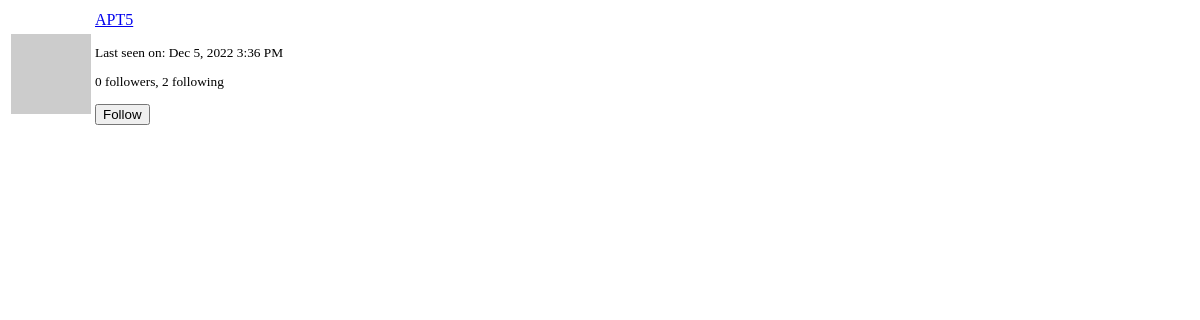
/user/APT5/popup (signed in), run on an earlier commit of the app's database.
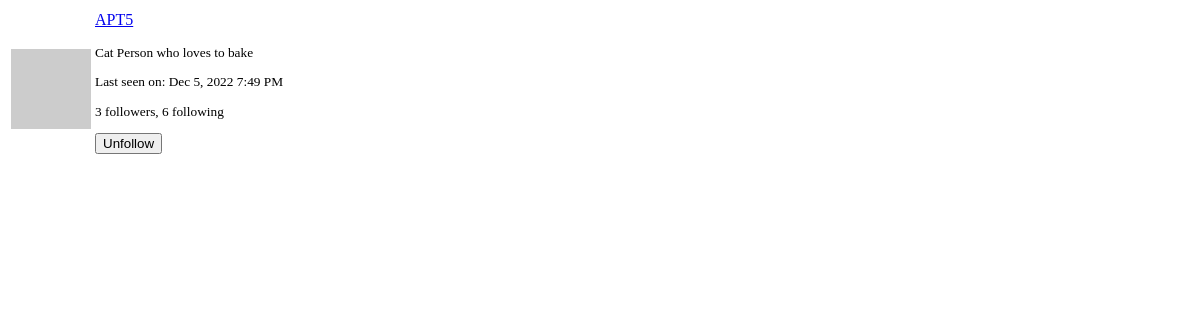
And on a later commit of the database.
### app/models.py (models this page shows, shortened)
class User(UserMixin, db.Model):
    id = db.Column(db.Integer, primary_key=True)
    username = db.Column(db.String(64), index=True, unique=True)
    email = db.Column(db.String(120), index=True, unique=True)
    password_hash = db.Column(db.String(128))
    posts = db.relationship('Post', backref='author', lazy='dynamic')
    about_me = db.Column(db.String(140))
    last_seen = db.Column(db.DateTime, default=datetime.utcnow)
    followed = db.relationship(
        'User', secondary=followers,
        primaryjoin=(followers.c.follower_id == id),
        secondaryjoin=(followers.c.followed_id == id),
        backref=db.backref('followers', lazy='dynamic'), lazy='dynamic')
    messages_sent = db.relationship('Message',
                                    foreign_keys='Message.sender_id',
                                    backref='author', lazy='dynamic')
    messages_received = db.relationship('Message',
                                        foreign_keys='Message.recipient_id',
                                        backref='recipient', lazy='dynamic')
    last_message_read_time = db.Column(db.DateTime)
    notifications = db.relationship('Notification', backref='user',
                                    lazy='dynamic')
    tasks = db.relationship('Task', backref='user', lazy='dynamic')
    def avatar(self, size):
        digest = md5(self.email.lower().encode('utf-8')).hexdigest()
        return 'https://www.gravatar.com/avatar/{}?d=identicon&s={}'.format(
            digest, size)
    def is_following(self, user):
        return self.followed.filter(
            followers.c.followed_id == user.id).count() > 0

### app/main/routes.py (the view)
@bp.route('/user/<username>/popup')
@login_required
def user_popup(username):
    user = User.query.filter_by(username=username).first_or_404()
    form = EmptyForm()
    return render_template('user_popup.html', user=user, form=form)

### app/main/forms.py
class SearchForm(FlaskForm):
    q = StringField(_l('Search'), validators=[DataRequired()])
    def __init__(self, *args, **kwargs):
        if 'formdata' not in kwargs:
            kwargs['formdata'] = request.args
        if 'meta' not in kwargs:
            kwargs['meta'] = {'csrf': False}
        super(SearchForm, self).__init__(*args, **kwargs)

class EmptyForm(FlaskForm):
    submit = SubmitField('Submit')

### app/main/routes.py (called while the page is built)
@bp.before_app_request
def before_request():
    if current_user.is_authenticated:
        current_user.last_seen = datetime.utcnow()
        db.session.commit()
        g.search_form = SearchForm()
    g.locale = str(get_locale())

### app/models.py (called while the page is built)
@login.user_loader
def load_user(id):
    return User.query.get(int(id))

    @classmethod
    def before_commit(cls, session):
        session._changes = {
            'add': list(session.new),
            'update': list(session.dirty),
            'delete': list(session.deleted)
        }

### app/templates/user_popup.html (shortened to what this page needs)
<table class="table">
    <tr>
        <td width="64" style="border: 0px;"><img src="{{ user.avatar(64) }}"></td>
        <td style="border: 0px;">
            <p><a href="{{ url_for('main.user', username=user.username) }}">{{ user.username }}</a></p>
            <small>
                {% if user.about_me %}<p>{{ user.about_me }}</p>{% endif %}
                {% if user.last_seen %}
                <p>{{ _('Last seen on') }}: {{ moment(user.last_seen).format('lll') }}</p>
                {% endif %}
                <p>{{ _('%(count)d followers', count=user.followers.count()) }}, {{ _('%(count)d following', count=user.followed.count()) }}</p>
                {% if user != current_user %}
                    {% if not current_user.is_following(user) %}
                    <p>
                        <form action="{{ url_for('main.follow', username=user.username) }}" method="post">
                            {{ form.submit(value=_('Follow'), class_='btn btn-default btn-sm') }}
                        </form>
                    </p>
                    {% else %}
                    <p>
                        <form action="{{ url_for('main.unfollow', username=user.username) }}" method="post">
                            {{ form.submit(value=_('Unfollow'), class_='btn btn-default btm-sm') }}
                        </form>
                    </p>
                    {% endif %}
                {% endif %}
            </small>
        </td>
    </tr>
</table>

What changed in the data, as far as the page shows it:
changed User "APT5": about_me (not shown) → "Cat Person who loves to bake"; last_seen "Dec 5, 2022 3:36 PM" → "Dec 5, 2022 7:49 PM"
Also different on the page:
form field submit: (not shown) → "Unfollow"
form field submit: "Follow" → (not shown)
text no longer shown: "0 followers 2 following"
text now shown: "3 followers 6 following"
